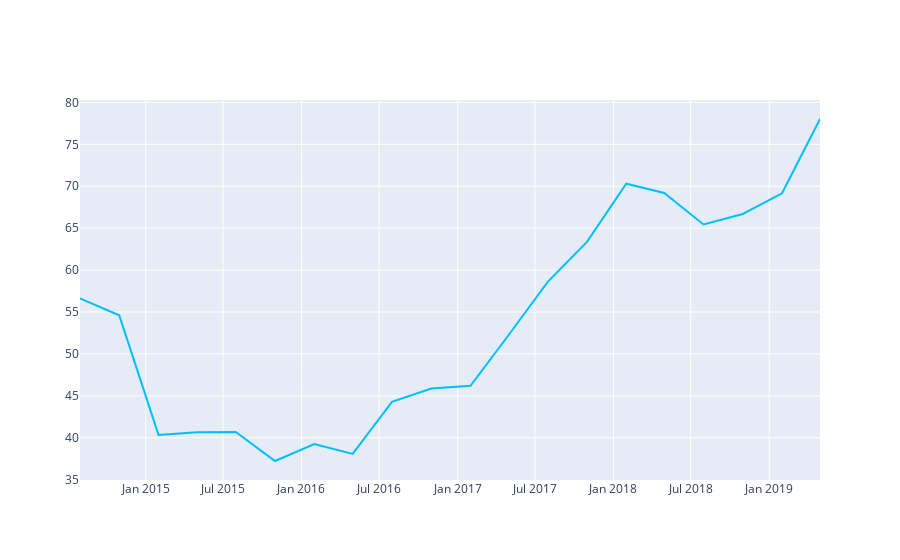

Notebook cell for this chart:
### Code cell
fig = go.Figure()
fig.add_trace(go.Scatter(x=df.index,
                         y=df['Price'][:20],
                         name="AAPL High",
                         line_color='deepskyblue'))

### Figure 1 — Plotly figure (JSON) as saved in the notebook; plotly's stock layout.template omitted (floating-point values rounded to 4 significant figures; data arrays with more than 128 entries replaced by an {"elided": "..."} marker saying what was removed)
{"data": [{"line": {"color": "deepskyblue"}, "name": "AAPL High", "type": "scatter", "x": {"elided": "40566 str values"}, "y": [78.02, 69.16, 66.69, 65.44, 69.19, 70.3, 63.37, 58.6, 52.23, 46.2, 45.87, 44.28, 38.08, 39.24, 37.23, 40.7, 40.65, 40.34, 54.6, 56.62]}], "layout": {}}
